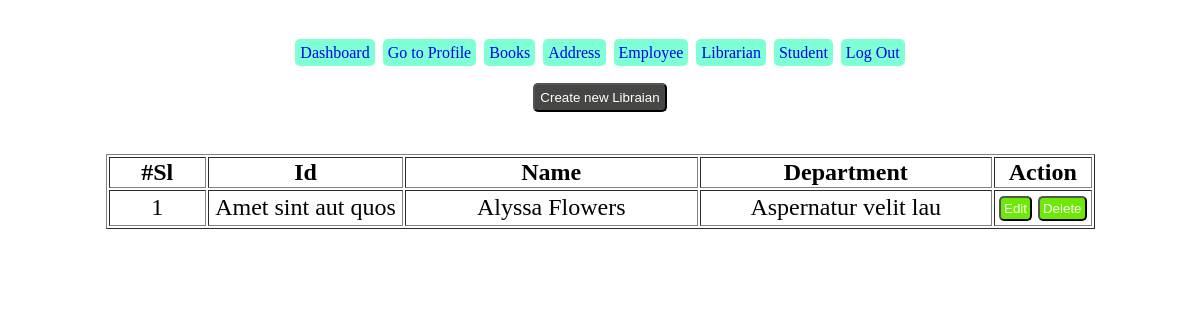
Page /view/library/list.php (signed in) on the committed database.
### tables this page shows
CREATE TABLE `library` (
  `id` int(11) NOT NULL,
  `lib_id` varchar(255) NOT NULL,
  `name` varchar(255) NOT NULL,
  `department` varchar(255) NOT NULL
);

### model/libraryModel.php (called while the page is built, shortened)
<?php
function getAllLibrary(){
    $con = getConnection();
    $sql = "select * from library";
    $result = mysqli_query($con, $sql);
    return $result;
}
?>

### view/library/list.php (the view, shortened to what this page needs)
<!doctype html>
<html lang="en">
<head>
    <link rel="stylesheet" href="../../asset/main.css">
</head>
<body>
<br><br>
<?php
include "../../view/library/menu.php";
require_once('../../model/libraryModel.php');
$library = getAllLibrary();
?>
<h4 align="center">
    <form action="../../route/path.php" method="get">
        <button id="a2">Create new Libraian</button>
    </form>
</h4>
<div class="container">
    <table border="1" align="center">
        <thead>
        <tr>
            <th width="10%">#Sl</th>
            <th width="20%">Id</th>
            <th width="30%">Name</th>
            <th width="30%">Department</th>
            <th width="10%">Action</th>
        </tr>
        </thead>
        <tbody>
        <?php
        $x = 0;
        while ($row = $library->fetch_array(MYSQLI_ASSOC)) {
            $x++;
            echo
                '<tr>' .
                '<td>' . $x . '</td>' .
                '<td>' . $row['lib_id'] . '</td>' .
                '<td>' . $row['name'] . '</td>' .
                '<td>' . $row['department'] . '</td>' .
                '<td>
                        <div style="display: flex">
                            <form action="../../route/path.php?library_id='.$row['id'].'">
                                <input type="hidden" name="library_edit_view" value="' .$row['id'] . '"/>
                                <button id="a3">Edit</button>
                            </form>
                            <form action="../../route/path.php?library_id='.$row['id'].'">
                                <input type="hidden" name="library_delete" value="' . $row['id'] . '"/>
                                <button id="a3">Delete</button>
                            </form>
                        </div>
                    </td>' .
                '</tr>';
        }
        ?>
        </tbody>
    </table>
</div>
</body>
</html>

### asset/main.css (style rules this page uses)
.container { padding: 20px 50px; font-size: 24px; font-weight: 300; text-align: center; }
#a2 { text-decoration: none; padding: 5px; border-radius: 5px; color: white; background-color: rgb(70, 71, 69); }
#a3 { text-decoration: none; padding: 3px; margin: 3px; border-radius: 5px; color: white; background-color: rgb(108, 233, 5); }

### rows in the picture
library: lib "Amet sint aut quos", name "Alyssa Flowers", department "Aspernatur velit lau"
